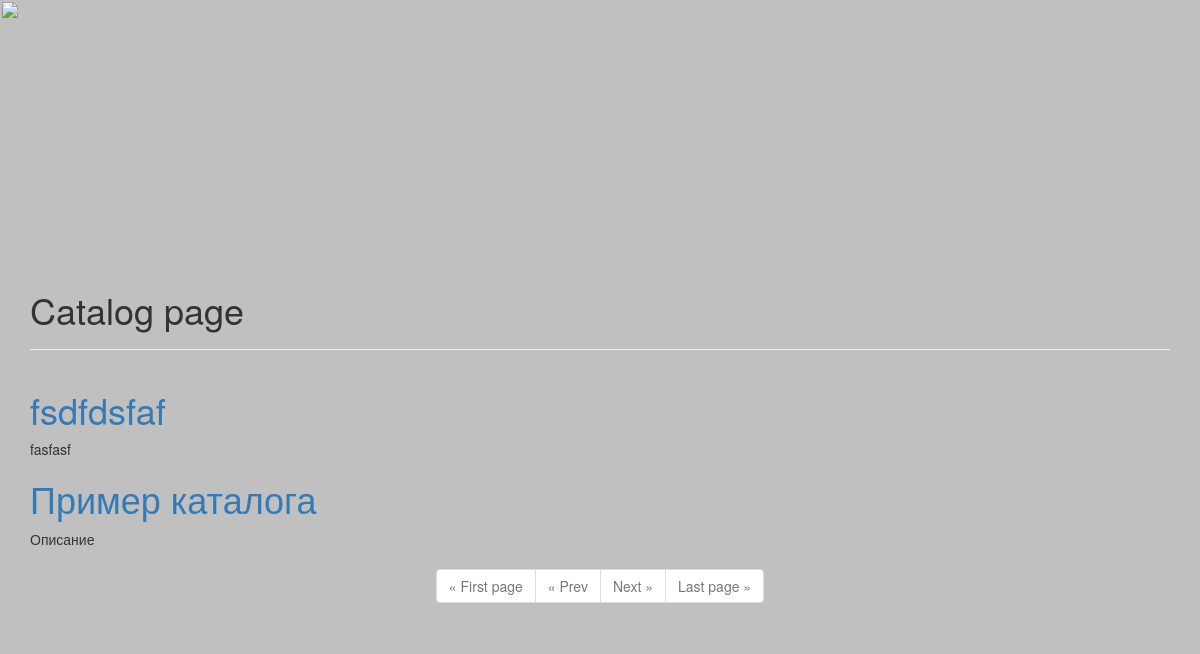
Page /catalog/?page=2 on the earlier database version.
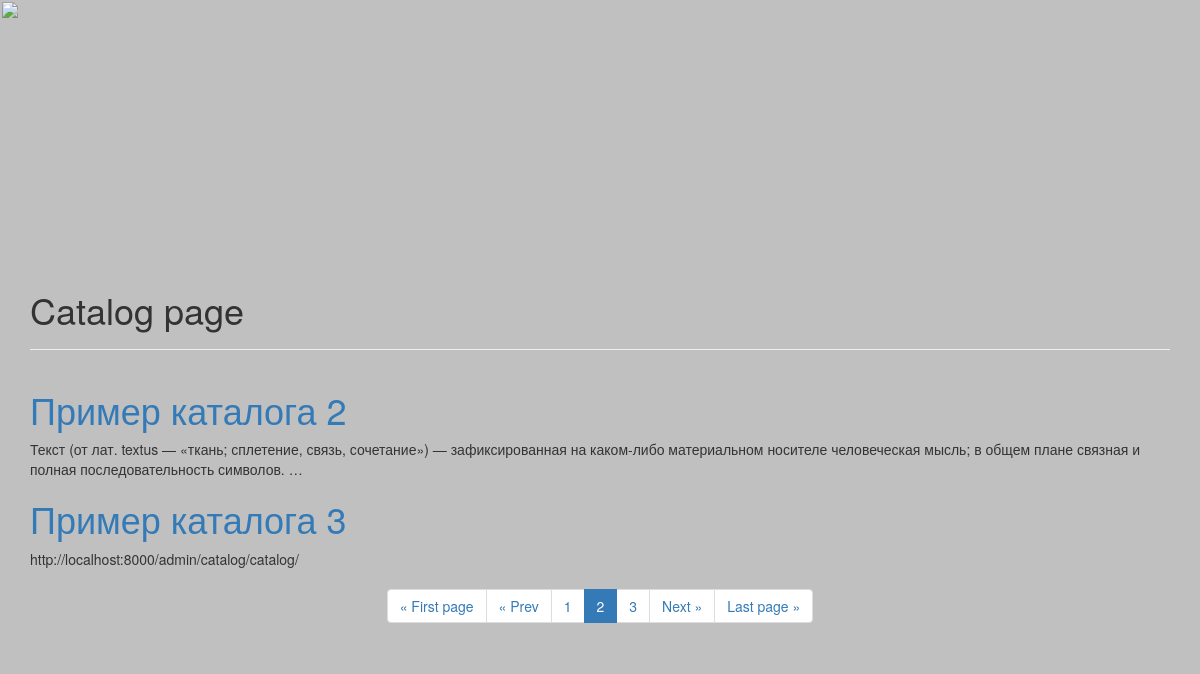
Same page on the later database version.
### catalog/models.py (models this page shows, shortened)
class Catalog(models.Model):
    title = models.CharField(max_length=150)
    description = models.TextField()
    image = models.ImageField(upload_to='catalog_images', blank=True)

### catalog/views.py (the view)
def catalog_home(request):
    catalog_list = Catalog.objects.all()
    paginator = Paginator(catalog_list, 2)
    page = request.GET.get('page')
    try:
        catalog = paginator.page(page)
    except PageNotAnInteger:
        catalog = paginator.page(1)
    except EmptyPage:
        catalog = paginator.page(paginator.num_pages)
    if page == '1':
        return redirect('catalog:home', permanent=True)
    context = {
       'page_header': 'Catalog page',
       'catalog': catalog,
    }
    return render(request, 'catalog/catalog.html', context)

### catalog/templates/catalog/catalog.html
{% extends 'base.html' %}
{% block content %}
    <div class="container">
        {% for item in catalog%}
            <div>
                <h1><a href="{% url 'catalog:details' item.id %}">{{item.title}}</a></h1>
                <div>
                    {{ item.description|truncatechars:200 }}
                </div>
            </div>
        {% endfor %}
        <div class="text-center">
            <ul class="pagination">
                {% if catalog.number > 1 %}
                    <li><a href="?page=1">&laquo; First page</a></li>
                {% else %}
                    <li class="disabled"><a href="">&laquo; First page</a></li>
                {% endif %}
                {% if catalog.has_previous %}
                    <li><a href="?page={{ catalog.previous_page_number }}">&laquo; Prev</a></li>
                {% else %}
                    <li class="disabled"><a href="">&laquo; Prev</a></li>
                {% endif %}
                {% if catalog.number > 1 %}
                    {% for page in catalog.paginator.page_range %}
                        <li class="{% if catalog.number == page %}active{% endif %}">
                            <a href="?page={{ page }}">{{ page }}</a>
                        </li>
                    {% endfor %}
                {% endif %}
                {% if catalog.has_next %}
                    <li><a href="?page={{ catalog.next_page_number }}">Next &raquo;</a></li>
                {% else %}
                    <li class="disabled"><a href="">Next &raquo;</a></li>
                {% endif %}
                {% if catalog.number < catalog.paginator.num_pages %}
                    <li><a href="?page={{ catalog.paginator.num_pages }}">Last page &raquo;</a></li>
                {% else %}
                    <li class="disabled"><a href="">Last page &raquo;</a></li>
                {% endif %}
            </ul>
        </div>
    </div>
{% endblock %}

Differences in the rows shown:
no longer on this page (row unchanged): Catalog: title "fsdfdsfaf", description "fasfasf"
no longer on this page (row edited): Catalog: title "Пример каталога", description "Описание"
added Catalog: title "Пример каталога 2", description "Текст (от лат. textus — «ткань; сплетение, связь, сочетание») — зафиксированная на каком-либо материальном носителе человеческая мысль; в общем плане связная и полная последовательность символов. …"
added Catalog: title "Пример каталога 3", description "http://localhost:8000/admin/catalog/catalog/"
Other differences:
new list line: "1"
new list line: "2"
new list line: "3"
